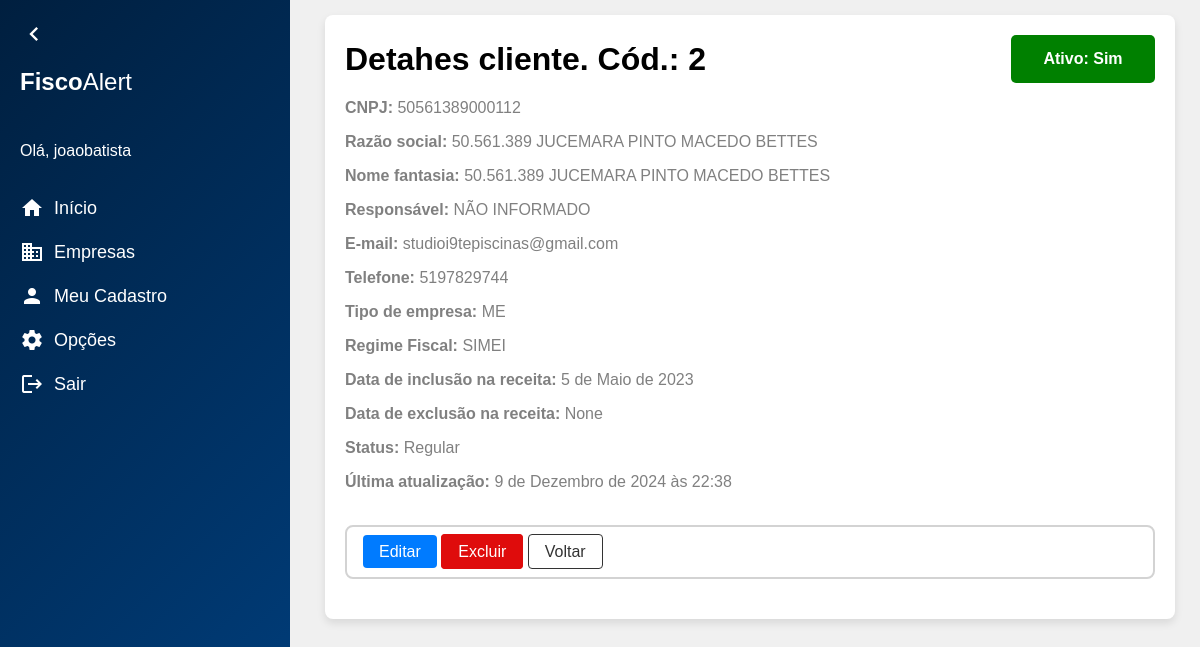
Page /cliente/2/ (signed in) on the committed database.
### contas/models.py (models this page shows)
class CustomUser(AbstractUser):
        escritorio = models.ForeignKey(
        Escritorio,
        on_delete=models.CASCADE,
        null=True,
        blank=True,
        related_name='usuarios'
    )

### clientes/models.py (models this page shows, shortened)
class Cliente(models.Model):
    id = models.AutoField(primary_key=True)
    nome_fantasia = models.CharField(max_length=200)
    razao_social = models.CharField(max_length=200)
    cnpj = models.CharField(max_length=14, blank=True, null=True)
    responsavel_tecnico = models.CharField(max_length=50)
    email = models.CharField(max_length=200, blank=True, null=True)
    tipo_empresa = models.ForeignKey(TipoEmpresa, on_delete=models.PROTECT, related_name='tipo_empresa', blank= True, null= True)
    regime_fiscal = models.ForeignKey(RegimeFiscal, on_delete=models.PROTECT, related_name= 'regime_fiscal')
    data_inclusao = models.DateField(blank= True, null= True)
    data_exclusao = models.DateField(blank= True, null= True)
    ultima_atualizacao = models.DateTimeField(blank=True, null=True)
    status = models.CharField(max_length=20, blank= True, null= True)
    telefone = models.CharField(
        max_length=15, blank=True, null=True,
        validators=[
            RegexValidator(
                regex=r'^\d{10,11}$',
                message="O número de telefone deve conter apenas dígitos e ter 10 ou 11 dígitos."
            )
        ]
    )
    ativo = models.BooleanField(default=True)
    escritorio = models.ForeignKey(Escritorio, on_delete=models.PROTECT, related_name='escritorio', blank= True, null= True)

class TipoEmpresa(models.Model):
    id = models.AutoField(primary_key=True)
    nome = models.CharField(max_length=30)
    def __str__(self):
        return self.nome
    class Meta:
        verbose_name = "Tipo Empresa"
        verbose_name_plural = "Tipos Empresa"

class RegimeFiscal(models.Model):
    id = models.AutoField(primary_key=True)
    nome = models.CharField(max_length=30)
    def __str__(self):
        return self.nome
    class Meta:
        verbose_name = "Regime Fiscal"
        verbose_name_plural = "Regimes Fiscais"

### clientes/views.py (the view)
# urls.py: path('cliente/<int:pk>/', ClienteDetailView.as_view(), name = 'cliente_detalhe'),
@method_decorator(login_required, name='dispatch')
class ClienteDetailView(EscritorioRestritoMixin, DetailView):
    model = Cliente
    template_name = 'cliente_detalhe.html'

### clientes/utils.py (called while the page is built)
    def get_queryset(self):
        qs = super().get_queryset()
        escritorio = self.request.user.escritorio
        return qs.filter(escritorio=escritorio)

    def dispatch(self, request, *args, **kwargs):
        if hasattr(self, 'get_object'):
            obj = self.get_object()
            if obj.escritorio != request.user.escritorio:
                raise PermissionDenied("Você não tem permissão para acessar este recurso.")
        return super().dispatch(request, *args, **kwargs)

### clientes/templates/cliente_detalhe.html (shortened to what this page needs)
{% extends "base.html" %}
{% block content %}
<div class="content">
    <div class="container container-detalhes">
        <div class="detalhes-header">
            <div class="title">Detahes cliente. Cód.: {{ object.id }}</div>
            <div class="{% if object.ativo %}ativo{% else %}inativo{% endif %}">Ativo:
                {% if object.ativo == True %}Sim
                {% else %}Não
                {% endif %}
            </div>
        </div>
        <p><strong>CNPJ: </strong>{{ object.cnpj }}</p>
        <p><strong>Razão social: </strong>{{ object.razao_social }}</p>
        <p><strong>Nome fantasia: </strong>{{ object.nome_fantasia }}</p>
        <p><strong>Responsável: </strong>{{ object.responsavel_tecnico }}</p>
        <p><strong>E-mail: </strong>{{ object.email}}</p>
        <p><strong>Telefone: </strong>{{ object.telefone }}</p>
        <p><strong>Tipo de empresa: </strong>{{ object.tipo_empresa }}</p>
        <p><strong>Regime Fiscal: </strong>{{ object.regime_fiscal }}</p>
        <p><strong>Data de inclusão na receita: </strong>{{ object.data_inclusao }}</p>
        <p><strong>Data de exclusão na receita: </strong>{{ object.data_exclusao }}</p>
        <p><strong>Status: </strong>{{ object.status }}</p>
        <p><strong>Última atualização: </strong>{{ object.ultima_atualizacao }}</p>
        <div class="actions">
            <div class="hub-clientes-detalhe">
                <a href="{% url 'cliente_update' pk=cliente.pk %}" class="botao-primario">Editar</a>
                <a href="{% url 'cliente_delete' pk=cliente.pk %}" class="botao-excluir">Excluir</a>
                <a href="{% url 'clientes' %}" class="botao-secundario">Voltar</a>
            </div>
        </div>
    </div>
</div>
{% endblock %}

### app/templates/base.html (shortened to what this page needs)
<!DOCTYPE html>
<html lang="pt-BR">
<head>
</head>
<body>
    <nav class="sidebar collapsed" id="sidebar">
        <span class="material-icons toggle-btn" onclick="toggleSidebar()">chevron_left</span>
        <span class="logo"><strong>Fisco</strong>Alert</span>
        <div class="menu">
            {% if user.is_authenticated %}
            <p>Olá, {{ user.username }}</p>
            {% endif %}
            <a href="{% url 'inicio' %}">
                <span class="material-icons">home</span>
                <span class="text">Início</span>
            </a>
            <a href="{% url 'clientes' %}">
                <span class="material-icons">business</span>
                <span class="text">Empresas</span>
            </a>
            <a href="{% url 'escritorio_detalhes' id=1 %}">
                <span class="material-icons">person</span>
                <span class="text">Meu Cadastro</span>
            </a>
            <a href="#">
                <span class="material-icons">settings</span>
                <span class="text">Opções</span>
            </a>
            <a href="{% url 'logout' %}">
                <span class="material-icons">logout</span>
                <span class="text">Sair</span>
            </a>
        </div>
    </nav>
    {% block content %}
    {% endblock %}
</body>
</html>

### app/templates/base.html (style rules this page uses)
body { font-family: Arial, sans-serif; margin: 0; padding: 0; background-color: #f0f0f0; display: flex; }
.sidebar { width: 250px; background: linear-gradient(135deg, #001f3f, #004080); color: white; display: flex; align-items: flex-start; flex-direction: column; padding: 20px; height: 100vh; position: fixed; left: 0; top: 0; transition: width 0.2s; overflow: hidden; }
.sidebar .logo { font-size: 24px; margin-bottom: 30px; white-space: nowrap; overflow: hidden; transition: opacity 0.2s; }
.sidebar .menu { display: flex; flex-direction: column; gap: 20px; }
.sidebar .menu a { color: white; text-decoration: none; display: flex; align-items: center; gap: 10px; font-size: 18px; white-space: nowrap; overflow: hidden; transition: opacity 0.2s; }
.toggle-btn { font-size: 28px; cursor: pointer; color: white; margin-bottom: 20px; align-self: flex-start; transition: transform 0.2s; }
.content { display: flex; justify-content: center; margin-left: 270px; padding-left: 30px; padding-top: 15px; width: calc(100% - 270px); }
.container { width: 90%; background-color: white; padding: 20px; box-shadow: 0 4px 8px rgba(0, 0, 0, 0.1); border-radius: 8px; margin-bottom: 4rem; }
.title { display: flex; align-items: center; font-size: 32px; font-weight: bold; margin-bottom: 0; }
.container p { margin-bottom: 32px; color: grey; }
.actions { display: flex; justify-content: space-between; margin-bottom: 20px; }
.botao-primario { padding: 8px 16px; font-size: 16px; color: white; background-color: #007bff; border: none; border-radius: 4px; cursor: pointer; text-decoration: none; text-align: center; }
.botao-secundario { text-decoration: none; padding: 8px 16px; font-size: 16px; color: #333; background-color: #ffffff; border: #333 1px solid; border-radius: 4px; cursor: pointer; }
.botao-excluir { padding: 8px 16px; font-size: 16px; color: #ffffff; background-color: #df0c0c; border: #df0c0c 1px solid; border-radius: 4px; cursor: pointer; }
.detalhes-header { display: flex; justify-content: space-between; }
.container-detalhes p { margin-bottom: 2px; }
.hub-clientes-detalhe { width: 100%; border: lightgrey 2px solid; border-radius: 8px; padding: 1rem; margin-top: 2rem; }
.hub-clientes-detalhe a { text-decoration: none; }
.ativo { background-color: green; color: white; width: 8rem; height: 2rem; padding: 0.5rem 0.5rem; border-radius: 5px; text-align: center; font-weight: bold; display: flex; align-items: center; justify-content: center; }

### rows in the picture
CustomUser: username "joaobatista"
Cliente: id "2", cnpj "50561389000112", razao_social "50.561.389 JUCEMARA PINTO MACEDO BETTES", nome_fantasia "50.561.389 JUCEMARA PINTO MACEDO BETTES", responsavel_tecnico "NÃO INFORMADO", email "studioi9tepiscinas@gmail.com", telefone "5197829744", tipo_empresa "ME", regime_fiscal "SIMEI", data_inclusao "5 de Maio de 2023", data_exclusao "None", status "Regular", ultima_atualizacao "9 de Dezembro de 2024 às 22:38"
